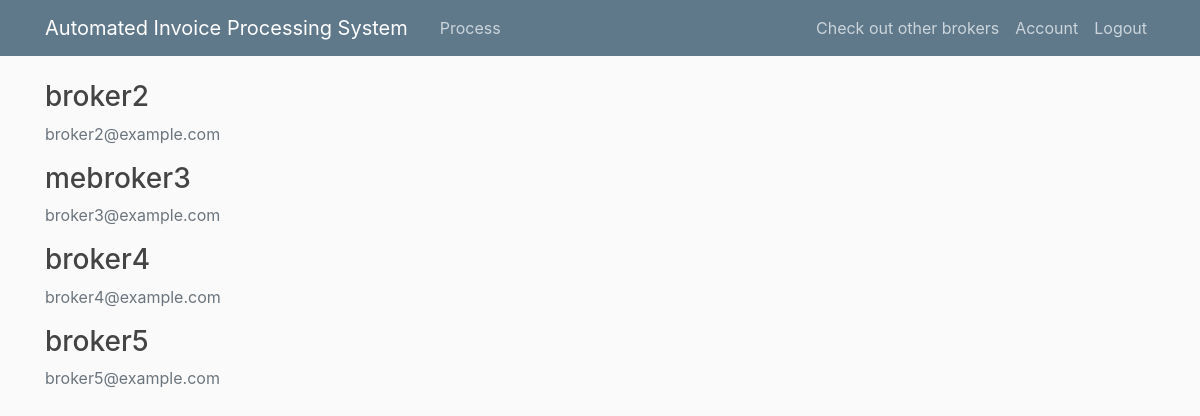
The page /fellowsdisplay (signed in) on the database its author committed.
### aims_/models.py (models this page shows, shortened)
class Broker(db.Model, UserMixin):
    id = db.Column(db.Integer, primary_key=True)
    username = db.Column(db.String(20), unique=True, nullable=False)
    email = db.Column(db.String(120), unique=True, nullable=False)
    image_file = db.Column(db.String(20), nullable=False, default='default.png')
    password = db.Column(db.String(60), nullable=False)

### aims_/routes.py (the view)
@app.route("/fellowsdisplay")
@login_required
def fellowdisp():
    if session['account_type'] == 'broker':
        users = Broker.query.all()
    elif session['account_type'] == 'admin':
        users = Admin.query.all()
    elif session['account_type'] == 'company':
        users = Company.query.all()
    return render_template('fellowsdisp.html',users = users)

### aims_/models.py (called while the page is built)
@login_manager.user_loader
def load_user(user_id):
    if 'account_type' in session:
        if session['account_type'] == 'broker':
            return Broker.query.get(int(user_id))
        elif session['account_type'] == 'admin':
            return Admin.query.get(int(user_id))
        elif session['account_type'] == 'company':
            return Company.query.get(int(user_id))
        else:
            return None
    else:
        return None

### aims_/templates/fellowsdisp.html
{% extends "layout.html" %}
{% block content %}
    {% for user in users %}
        {% if user!= current_user%}
            <div class="media-body">
                <h3><a class="article-title" href="{{ url_for('account', user_id=user.id) }}" >{{ user.username }}</a></h3>
                <p class="text-secondary">{{ user.email }}</p>
            </div>
        {% endif %}
    {% endfor %}
{% endblock content %}

### aims_/static/main.css (style rules this page uses)
body { background: #fafafa; color: #333333; margin-top: 5rem; }
h1, h2, h3, h4, h5, h6 { color: #444444; }
.article-title { color: #444444; }

### rows shown on the page
Broker: username "broker2", email "broker2@example.com"
Broker: username "mebroker3", email "broker3@example.com"
Broker: username "broker4", email "broker4@example.com"
Broker: username "broker5", email "broker5@example.com"

### other values the page prints
{{ session['account_type'] }} "broker"
